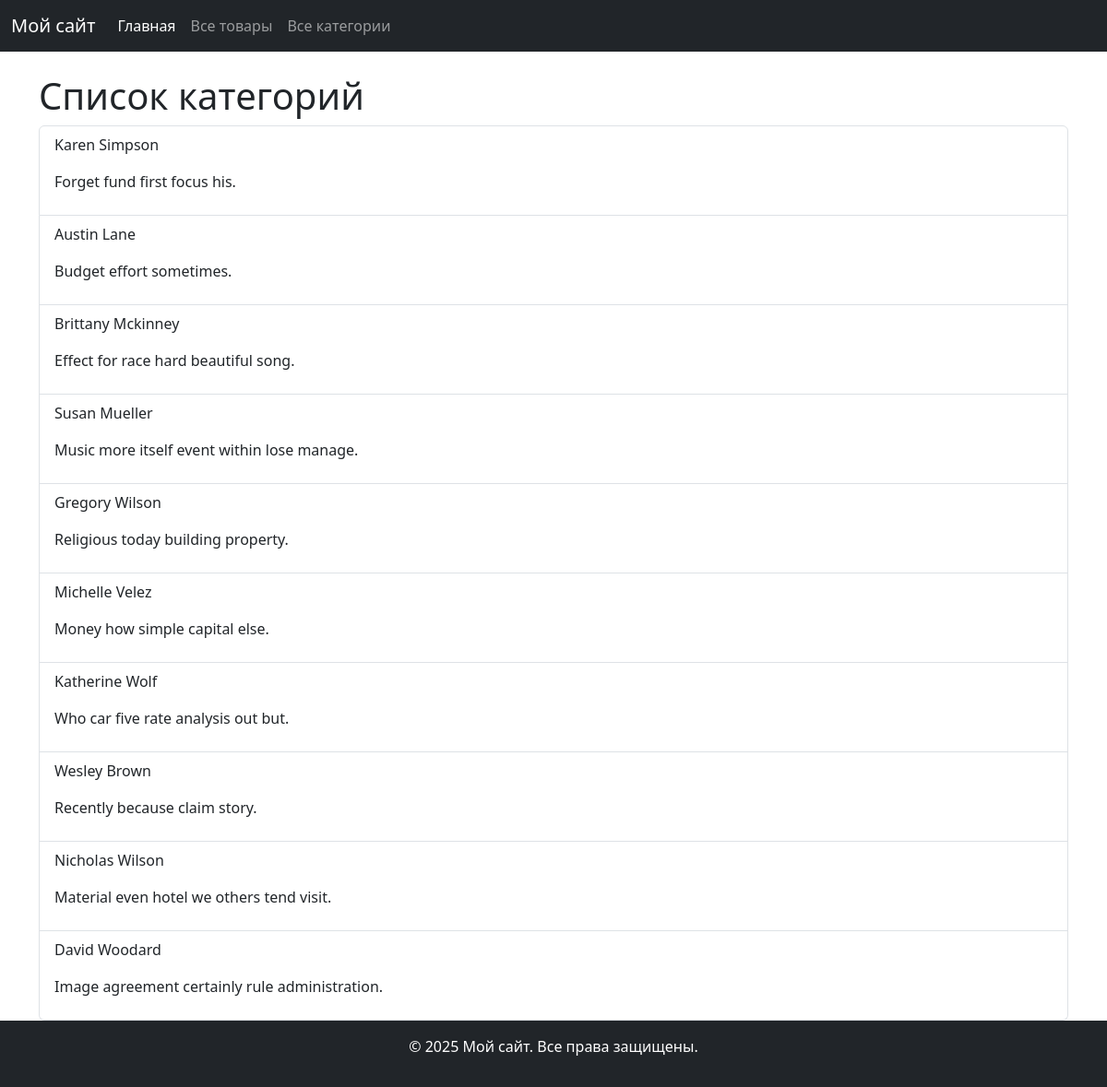
Page /categories/ on the committed database.
### store_app/models.py (models this page shows, shortened)
class Category(models.Model):
    name = models.CharField(max_length=100)
    description = models.TextField(default="")

### store_app/views.py (the view)
# urls.py: path("categories/", views.category_list, name="categories"),
def category_list(request):
    categories = Category.objects.all()
    context = {"categories": categories}
    return render(request, "store_app/category_list.html", context=context)

### store_app/templates/store_app/category_list.html (shortened to what this page needs)
{% extends 'store_app/base.html' %}
{% block content %}
        <h1>Список категорий</h1>
        <ul class="list-group">
            {% for category in categories %}
            <li class="list-group-item">
                <p>{{ category.name}}</p>
                <p>{{ category.description}}</p>
            </li>
            {% empty %}
                 <li class="list-group-item">Нет категорий</li>
            {% endfor %}
        </ul>
{% endblock %}

### store_app/templates/store_app/base.html (shortened to what this page needs)
<!DOCTYPE html>
<html lang="ru">
<head>
    <link href="https://cdn.jsdelivr.net/npm/bootstrap@5.3.0-alpha3/dist/css/bootstrap.min.css" rel="stylesheet">
</head>
<body>
<header>
    {% include 'store_app/menu.html' %}
</header>
    <div class="container mt-4">
        {% block content %}
        {% endblock %}
    </div>
    <footer class="bg-dark text-white text-center py-3">
        <p>&copy; 2025 Мой сайт. Все права защищены.</p>
    </footer>
</body>
</html>

### store_app/templates/store_app/menu.html (shortened to what this page needs)
<nav class="navbar navbar-expand-lg navbar-dark bg-dark">
    <div class="container-fluid">
        <a class="navbar-brand" href="/">Мой сайт</a>
        <div class="collapse navbar-collapse" id="navbarNav">
            <ul class="navbar-nav">
                <li class="nav-item">
                    <a class="nav-link active" aria-current="page" href="/">Главная</a>
                </li>
                <li class="nav-item">
                    <a class="nav-link" href="/products/">Все товары</a>
                </li>
                <li class="nav-item">
                    <a class="nav-link" href="/categories/">Все категории</a>
                </li>
            </ul>
        </div>
    </div>
</nav>

### rows in the picture
Category: name "Karen Simpson", description "Forget fund first focus his."
Category: name "Austin Lane", description "Budget effort sometimes."
Category: name "Brittany Mckinney", description "Effect for race hard beautiful song."
Category: name "Susan Mueller", description "Music more itself event within lose manage."
Category: name "Gregory Wilson", description "Religious today building property."
Category: name "Michelle Velez", description "Money how simple capital else."
Category: name "Katherine Wolf", description "Who car five rate analysis out but."
Category: name "Wesley Brown", description "Recently because claim story."
Category: name "Nicholas Wilson", description "Material even hotel we others tend visit."
Category: name "David Woodard", description "Image agreement certainly rule administration."
